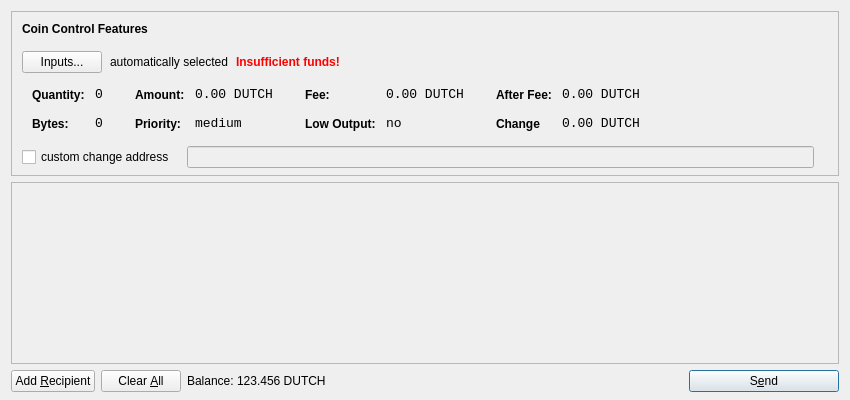
<?xml version="1.0" encoding="UTF-8"?>
<ui version="4.0">
 <class>SendCoinsDialog</class>
 <widget class="QDialog" name="SendCoinsDialog">
  <property name="geometry">
   <rect>
    <x>0</x>
    <y>0</y>
    <width>850</width>
    <height>400</height>
   </rect>
  </property>
  <property name="windowTitle">
   <string>Send Coins</string>
  </property>
  <layout class="QVBoxLayout" name="verticalLayout" stretch="0,1,0">
   <property name="bottomMargin">
    <number>8</number>
   </property>
   <item>
    <widget class="QFrame" name="frameCoinControl">
     <property name="sizePolicy">
      <sizepolicy hsizetype="Expanding" vsizetype="Expanding">
       <horstretch>0</horstretch>
       <verstretch>0</verstretch>
      </sizepolicy>
     </property>
     <property name="maximumSize">
      <size>
       <width>16777215</width>
       <height>16777215</height>
      </size>
     </property>
     <property name="frameShape">
      <enum>QFrame::StyledPanel</enum>
     </property>
     <property name="frameShadow">
      <enum>QFrame::Sunken</enum>
     </property>
     <layout class="QVBoxLayout" name="verticalLayoutCoinControl2">
      <property name="spacing">
       <number>-1</number>
      </property>
      <property name="leftMargin">
       <number>0</number>
      </property>
      <property name="topMargin">
       <number>0</number>
      </property>
      <property name="rightMargin">
       <number>0</number>
      </property>
      <property name="bottomMargin">
       <number>6</number>
      </property>
      <item>
       <layout class="QVBoxLayout" name="verticalLayoutCoinControl" stretch="0,0,0,0,1">
        <property name="spacing">
         <number>0</number>
        </property>
        <property name="leftMargin">
         <number>10</number>
        </property>
        <property name="topMargin">
         <number>10</number>
        </property>
        <item>
         <layout class="QHBoxLayout" name="horizontalLayoutCoinControl1">
          <property name="bottomMargin">
           <number>15</number>
          </property>
          <item>
           <widget class="QLabel" name="labelCoinControlFeatures">
            <property name="sizePolicy">
             <sizepolicy hsizetype="Preferred" vsizetype="Maximum">
              <horstretch>0</horstretch>
              <verstretch>0</verstretch>
             </sizepolicy>
            </property>
            <property name="font">
             <font>
              <weight>75</weight>
              <bold>true</bold>
             </font>
            </property>
            <property name="styleSheet">
             <string notr="true">font-weight:bold;</string>
            </property>
            <property name="text">
             <string>Coin Control Features</string>
            </property>
           </widget>
          </item>
         </layout>
        </item>
        <item>
         <layout class="QHBoxLayout" name="horizontalLayoutCoinControl2" stretch="0,0,0,0">
          <property name="spacing">
           <number>8</number>
          </property>
          <property name="bottomMargin">
           <number>10</number>
          </property>
          <item>
           <widget class="QPushButton" name="pushButtonCoinControl">
            <property name="styleSheet">
             <string notr="true"/>
            </property>
            <property name="text">
             <string>Inputs...</string>
            </property>
           </widget>
          </item>
          <item>
           <widget class="QLabel" name="labelCoinControlAutomaticallySelected">
            <property name="text">
             <string>automatically selected</string>
            </property>
            <property name="margin">
             <number>5</number>
            </property>
           </widget>
          </item>
          <item>
           <widget class="QLabel" name="labelCoinControlInsuffFunds">
            <property name="font">
             <font>
              <weight>75</weight>
              <bold>true</bold>
             </font>
            </property>
            <property name="styleSheet">
             <string notr="true">color:red;font-weight:bold;</string>
            </property>
            <property name="text">
             <string>Insufficient funds!</string>
            </property>
            <property name="margin">
             <number>5</number>
            </property>
           </widget>
          </item>
          <item>
           <spacer name="horizontalSpacerCoinControl">
            <property name="orientation">
             <enum>Qt::Horizontal</enum>
            </property>
            <property name="sizeHint" stdset="0">
             <size>
              <width>40</width>
              <height>1</height>
             </size>
            </property>
           </spacer>
          </item>
         </layout>
        </item>
        <item>
         <widget class="QWidget" name="widgetCoinControl" native="true">
          <property name="sizePolicy">
           <sizepolicy hsizetype="Preferred" vsizetype="Preferred">
            <horstretch>0</horstretch>
            <verstretch>0</verstretch>
           </sizepolicy>
          </property>
          <property name="minimumSize">
           <size>
            <width>0</width>
            <height>0</height>
           </size>
          </property>
          <property name="styleSheet">
           <string notr="true"/>
          </property>
          <layout class="QHBoxLayout" name="horizontalLayoutCoinControl5">
           <property name="margin">
            <number>0</number>
           </property>
           <item>
            <layout class="QHBoxLayout" name="horizontalLayoutCoinControl3" stretch="0,0,0,1">
             <property name="spacing">
              <number>20</number>
             </property>
             <property name="topMargin">
              <number>0</number>
             </property>
             <property name="bottomMargin">
              <number>10</number>
             </property>
             <item>
              <layout class="QFormLayout" name="formLayoutCoinControl1">
               <property name="horizontalSpacing">
                <number>10</number>
               </property>
               <property name="verticalSpacing">
                <number>14</number>
               </property>
               <property name="leftMargin">
                <number>10</number>
               </property>
               <property name="topMargin">
                <number>4</number>
               </property>
               <property name="rightMargin">
                <number>6</number>
               </property>
               <item row="0" column="0">
                <widget class="QLabel" name="labelCoinControlQuantityText">
                 <property name="styleSheet">
                  <string notr="true">font-weight:bold;</string>
                 </property>
                 <property name="text">
                  <string>Quantity:</string>
                 </property>
                 <property name="margin">
                  <number>0</number>
                 </property>
                </widget>
               </item>
               <item row="0" column="1">
                <widget class="QLabel" name="labelCoinControlQuantity">
                 <property name="font">
                  <font>
                   <family>Monospace</family>
                   <pointsize>10</pointsize>
                  </font>
                 </property>
                 <property name="cursor">
                  <cursorShape>IBeamCursor</cursorShape>
                 </property>
                 <property name="contextMenuPolicy">
                  <enum>Qt::ActionsContextMenu</enum>
                 </property>
                 <property name="text">
                  <string>0</string>
                 </property>
                 <property name="margin">
                  <number>0</number>
                 </property>
                 <property name="textInteractionFlags">
                  <set>Qt::LinksAccessibleByMouse|Qt::TextSelectableByKeyboard|Qt::TextSelectableByMouse</set>
                 </property>
                </widget>
               </item>
               <item row="1" column="0">
                <widget class="QLabel" name="labelCoinControlBytesText">
                 <property name="styleSheet">
                  <string notr="true">font-weight:bold;</string>
                 </property>
                 <property name="text">
                  <string>Bytes:</string>
                 </property>
                </widget>
               </item>
               <item row="1" column="1">
                <widget class="QLabel" name="labelCoinControlBytes">
                 <property name="font">
                  <font>
                   <family>Monospace</family>
                   <pointsize>10</pointsize>
                  </font>
                 </property>
                 <property name="cursor">
                  <cursorShape>IBeamCursor</cursorShape>
                 </property>
                 <property name="contextMenuPolicy">
                  <enum>Qt::ActionsContextMenu</enum>
                 </property>
                 <property name="text">
                  <string>0</string>
                 </property>
                 <property name="textInteractionFlags">
                  <set>Qt::LinksAccessibleByMouse|Qt::TextSelectableByKeyboard|Qt::TextSelectableByMouse</set>
                 </property>
                </widget>
               </item>
              </layout>
             </item>
             <item>
              <layout class="QFormLayout" name="formLayoutCoinControl2">
               <property name="horizontalSpacing">
                <number>10</number>
               </property>
               <property name="verticalSpacing">
                <number>14</number>
               </property>
               <property name="leftMargin">
                <number>6</number>
               </property>
               <property name="topMargin">
                <number>4</number>
               </property>
               <property name="rightMargin">
                <number>6</number>
               </property>
               <item row="0" column="0">
                <widget class="QLabel" name="labelCoinControlAmountText">
                 <property name="styleSheet">
                  <string notr="true">font-weight:bold;</string>
                 </property>
                 <property name="text">
                  <string>Amount:</string>
                 </property>
                 <property name="margin">
                  <number>0</number>
                 </property>
                </widget>
               </item>
               <item row="0" column="1">
                <widget class="QLabel" name="labelCoinControlAmount">
                 <property name="font">
                  <font>
                   <family>Monospace</family>
                   <pointsize>10</pointsize>
                  </font>
                 </property>
                 <property name="cursor">
                  <cursorShape>IBeamCursor</cursorShape>
                 </property>
                 <property name="contextMenuPolicy">
                  <enum>Qt::ActionsContextMenu</enum>
                 </property>
                 <property name="text">
                  <string>0.00 DUTCH</string>
                 </property>
                 <property name="textInteractionFlags">
                  <set>Qt::LinksAccessibleByMouse|Qt::TextSelectableByKeyboard|Qt::TextSelectableByMouse</set>
                 </property>
                </widget>
               </item>
               <item row="1" column="0">
                <widget class="QLabel" name="labelCoinControlPriorityText">
                 <property name="styleSheet">
                  <string notr="true">font-weight:bold;</string>
                 </property>
                 <property name="text">
                  <string>Priority:</string>
                 </property>
                </widget>
               </item>
               <item row="1" column="1">
                <widget class="QLabel" name="labelCoinControlPriority">
                 <property name="font">
                  <font>
                   <family>Monospace</family>
                   <pointsize>10</pointsize>
                  </font>
                 </property>
                 <property name="cursor">
                  <cursorShape>IBeamCursor</cursorShape>
                 </property>
                 <property name="contextMenuPolicy">
                  <enum>Qt::ActionsContextMenu</enum>
                 </property>
                 <property name="text">
                  <string>medium</string>
                 </property>
                 <property name="textInteractionFlags">
                  <set>Qt::LinksAccessibleByMouse|Qt::TextSelectableByKeyboard|Qt::TextSelectableByMouse</set>
                 </property>
                </widget>
               </item>
              </layout>
             </item>
             <item>
              <layout class="QFormLayout" name="formLayoutCoinControl3">
               <property name="horizontalSpacing">
                <number>10</number>
               </property>
               <property name="verticalSpacing">
                <number>14</number>
               </property>
               <property name="leftMargin">
                <number>6</number>
               </property>
               <property name="topMargin">
                <number>4</number>
               </property>
               <property name="rightMargin">
                <number>6</number>
               </property>
               <item row="0" column="0">
                <widget class="QLabel" name="labelCoinControlFeeText">
                 <property name="styleSheet">
                  <string notr="true">font-weight:bold;</string>
                 </property>
                 <property name="text">
                  <string>Fee:</string>
                 </property>
                 <property name="margin">
                  <number>0</number>
                 </property>
                </widget>
               </item>
               <item row="0" column="1">
                <widget class="QLabel" name="labelCoinControlFee">
                 <property name="font">
                  <font>
                   <family>Monospace</family>
                   <pointsize>10</pointsize>
                  </font>
                 </property>
                 <property name="cursor">
                  <cursorShape>IBeamCursor</cursorShape>
                 </property>
                 <property name="contextMenuPolicy">
                  <enum>Qt::ActionsContextMenu</enum>
                 </property>
                 <property name="text">
                  <string>0.00 DUTCH</string>
                 </property>
                 <property name="textInteractionFlags">
                  <set>Qt::LinksAccessibleByMouse|Qt::TextSelectableByKeyboard|Qt::TextSelectableByMouse</set>
                 </property>
                </widget>
               </item>
               <item row="1" column="0">
                <widget class="QLabel" name="labelCoinControlLowOutputText">
                 <property name="styleSheet">
                  <string notr="true">font-weight:bold;</string>
                 </property>
                 <property name="text">
                  <string>Low Output:</string>
                 </property>
                </widget>
               </item>
               <item row="1" column="1">
                <widget class="QLabel" name="labelCoinControlLowOutput">
                 <property name="font">
                  <font>
                   <family>Monospace</family>
                   <pointsize>10</pointsize>
                  </font>
                 </property>
                 <property name="cursor">
                  <cursorShape>IBeamCursor</cursorShape>
                 </property>
                 <property name="contextMenuPolicy">
                  <enum>Qt::ActionsContextMenu</enum>
                 </property>
                 <property name="text">
                  <string>no</string>
                 </property>
                 <property name="textInteractionFlags">
                  <set>Qt::LinksAccessibleByMouse|Qt::TextSelectableByKeyboard|Qt::TextSelectableByMouse</set>
                 </property>
                </widget>
               </item>
              </layout>
             </item>
             <item>
              <layout class="QFormLayout" name="formLayoutCoinControl4">
               <property name="horizontalSpacing">
                <number>10</number>
               </property>
               <property name="verticalSpacing">
                <number>14</number>
               </property>
               <property name="leftMargin">
                <number>6</number>
               </property>
               <property name="topMargin">
                <number>4</number>
               </property>
               <property name="rightMargin">
                <number>6</number>
               </property>
               <item row="0" column="0">
                <widget class="QLabel" name="labelCoinControlAfterFeeText">
                 <property name="styleSheet">
                  <string notr="true">font-weight:bold;</string>
                 </property>
                 <property name="text">
                  <string>After Fee:</string>
                 </property>
                 <property name="margin">
                  <number>0</number>
                 </property>
                </widget>
               </item>
               <item row="0" column="1">
                <widget class="QLabel" name="labelCoinControlAfterFee">
                 <property name="font">
                  <font>
                   <family>Monospace</family>
                   <pointsize>10</pointsize>
                  </font>
                 </property>
                 <property name="cursor">
                  <cursorShape>IBeamCursor</cursorShape>
                 </property>
                 <property name="contextMenuPolicy">
                  <enum>Qt::ActionsContextMenu</enum>
                 </property>
                 <property name="text">
                  <string>0.00 DUTCH</string>
                 </property>
                 <property name="textInteractionFlags">
                  <set>Qt::LinksAccessibleByMouse|Qt::TextSelectableByKeyboard|Qt::TextSelectableByMouse</set>
                 </property>
                </widget>
               </item>
               <item row="1" column="0">
                <widget class="QLabel" name="labelCoinControlChangeText">
                 <property name="styleSheet">
                  <string notr="true">font-weight:bold;</string>
                 </property>
                 <property name="text">
                  <string>Change</string>
                 </property>
                </widget>
               </item>
               <item row="1" column="1">
                <widget class="QLabel" name="labelCoinControlChange">
                 <property name="font">
                  <font>
                   <family>Monospace</family>
                   <pointsize>10</pointsize>
                  </font>
                 </property>
                 <property name="cursor">
                  <cursorShape>IBeamCursor</cursorShape>
                 </property>
                 <property name="contextMenuPolicy">
                  <enum>Qt::ActionsContextMenu</enum>
                 </property>
                 <property name="text">
                  <string>0.00 DUTCH</string>
                 </property>
                 <property name="textInteractionFlags">
                  <set>Qt::LinksAccessibleByMouse|Qt::TextSelectableByKeyboard|Qt::TextSelectableByMouse</set>
                 </property>
                </widget>
               </item>
              </layout>
             </item>
            </layout>
           </item>
          </layout>
         </widget>
        </item>
        <item>
         <layout class="QHBoxLayout" name="horizontalLayoutCoinControl4" stretch="0,0,0">
          <property name="spacing">
           <number>12</number>
          </property>
          <property name="sizeConstraint">
           <enum>QLayout::SetDefaultConstraint</enum>
          </property>
          <property name="topMargin">
           <number>5</number>
          </property>
          <property name="rightMargin">
           <number>5</number>
          </property>
          <item>
           <widget class="QCheckBox" name="checkBoxCoinControlChange">
            <property name="text">
             <string>custom change address</string>
            </property>
           </widget>
          </item>
          <item>
           <widget class="QLineEdit" name="lineEditCoinControlChange">
            <property name="enabled">
             <bool>false</bool>
            </property>
            <property name="sizePolicy">
             <sizepolicy hsizetype="Expanding" vsizetype="Fixed">
              <horstretch>0</horstretch>
              <verstretch>0</verstretch>
             </sizepolicy>
            </property>
           </widget>
          </item>
          <item>
           <widget class="QLabel" name="labelCoinControlChangeLabel">
            <property name="sizePolicy">
             <sizepolicy hsizetype="Preferred" vsizetype="Expanding">
              <horstretch>0</horstretch>
              <verstretch>0</verstretch>
             </sizepolicy>
            </property>
            <property name="minimumSize">
             <size>
              <width>0</width>
              <height>0</height>
             </size>
            </property>
            <property name="text">
             <string/>
            </property>
            <property name="margin">
             <number>3</number>
            </property>
           </widget>
          </item>
         </layout>
        </item>
        <item>
         <spacer name="verticalSpacerCoinControl">
          <property name="orientation">
           <enum>Qt::Vertical</enum>
          </property>
          <property name="sizeHint" stdset="0">
           <size>
            <width>800</width>
            <height>1</height>
           </size>
          </property>
         </spacer>
        </item>
       </layout>
      </item>
     </layout>
    </widget>
   </item>
   <item>
    <widget class="QScrollArea" name="scrollArea">
     <property name="widgetResizable">
      <bool>true</bool>
     </property>
     <widget class="QWidget" name="scrollAreaWidgetContents">
      <property name="geometry">
       <rect>
        <x>0</x>
        <y>0</y>
        <width>830</width>
        <height>165</height>
       </rect>
      </property>
      <layout class="QVBoxLayout" name="verticalLayout_2">
       <property name="margin">
        <number>0</number>
       </property>
       <item>
        <layout class="QVBoxLayout" name="entries">
         <property name="spacing">
          <number>6</number>
         </property>
        </layout>
       </item>
       <item>
        <spacer name="verticalSpacer">
         <property name="orientation">
          <enum>Qt::Vertical</enum>
         </property>
         <property name="sizeHint" stdset="0">
          <size>
           <width>20</width>
           <height>40</height>
          </size>
         </property>
        </spacer>
       </item>
      </layout>
     </widget>
    </widget>
   </item>
   <item>
    <layout class="QHBoxLayout" name="horizontalLayout">
     <item>
      <widget class="QPushButton" name="addButton">
       <property name="toolTip">
        <string>Send to multiple recipients at once</string>
       </property>
       <property name="text">
        <string>Add &amp;Recipient</string>
       </property>
       <property name="icon">
        <iconset resource="../bitcoin.qrc">
         <normaloff>:/icons/add</normaloff>:/icons/add</iconset>
       </property>
       <property name="autoDefault">
        <bool>false</bool>
       </property>
      </widget>
     </item>
     <item>
      <widget class="QPushButton" name="clearButton">
       <property name="sizePolicy">
        <sizepolicy hsizetype="Minimum" vsizetype="Fixed">
         <horstretch>0</horstretch>
         <verstretch>0</verstretch>
        </sizepolicy>
       </property>
       <property name="toolTip">
        <string>Remove all transaction fields</string>
       </property>
       <property name="text">
        <string>Clear &amp;All</string>
       </property>
       <property name="icon">
        <iconset resource="../bitcoin.qrc">
         <normaloff>:/icons/remove</normaloff>:/icons/remove</iconset>
       </property>
       <property name="autoRepeatDelay">
        <number>300</number>
       </property>
       <property name="autoDefault">
        <bool>false</bool>
       </property>
      </widget>
     </item>
     <item>
      <layout class="QHBoxLayout" name="horizontalLayout_2">
       <property name="spacing">
        <number>3</number>
       </property>
       <item>
        <widget class="QLabel" name="label">
         <property name="sizePolicy">
          <sizepolicy hsizetype="Preferred" vsizetype="Fixed">
           <horstretch>0</horstretch>
           <verstretch>0</verstretch>
          </sizepolicy>
         </property>
         <property name="text">
          <string>Balance:</string>
         </property>
        </widget>
       </item>
       <item>
        <widget class="QLabel" name="labelBalance">
         <property name="sizePolicy">
          <sizepolicy hsizetype="Preferred" vsizetype="Fixed">
           <horstretch>0</horstretch>
           <verstretch>0</verstretch>
          </sizepolicy>
         </property>
         <property name="cursor">
          <cursorShape>IBeamCursor</cursorShape>
         </property>
         <property name="text">
          <string>123.456 DUTCH</string>
         </property>
         <property name="textInteractionFlags">
          <set>Qt::LinksAccessibleByMouse|Qt::TextSelectableByKeyboard|Qt::TextSelectableByMouse</set>
         </property>
        </widget>
       </item>
      </layout>
     </item>
     <item>
      <spacer name="horizontalSpacer">
       <property name="orientation">
        <enum>Qt::Horizontal</enum>
       </property>
       <property name="sizeHint" stdset="0">
        <size>
         <width>40</width>
         <height>20</height>
        </size>
       </property>
      </spacer>
     </item>
     <item>
      <widget class="QPushButton" name="sendButton">
       <property name="minimumSize">
        <size>
         <width>150</width>
         <height>0</height>
        </size>
       </property>
       <property name="toolTip">
        <string>Confirm the send action</string>
       </property>
       <property name="text">
        <string>S&amp;end</string>
       </property>
       <property name="icon">
        <iconset resource="../bitcoin.qrc">
         <normaloff>:/icons/send</normaloff>:/icons/send</iconset>
       </property>
       <property name="default">
        <bool>true</bool>
       </property>
      </widget>
     </item>
    </layout>
   </item>
  </layout>
 </widget>
 <resources>
  <include location="../bitcoin.qrc"/>
 </resources>
 <connections/>
</ui>
